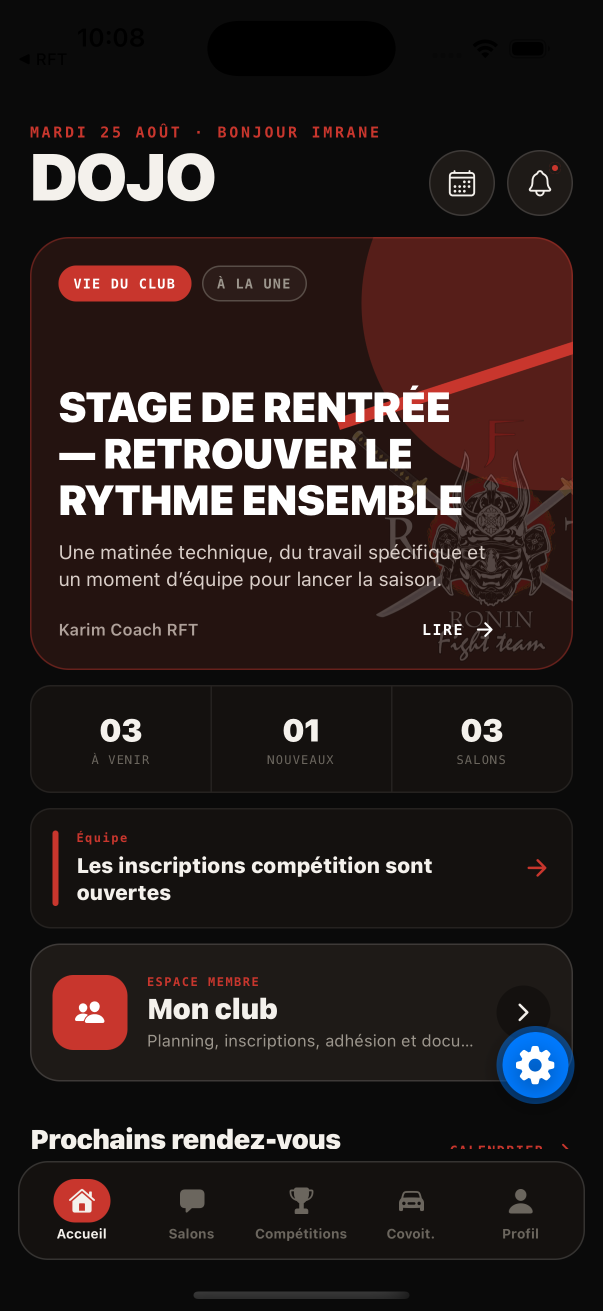
#> input picture artifacts/ui-refresh/ios-accueil.png, 1206 x 2622 px (shown at 1/2 size); its folder holds 2 pictures in this run
$ python generate-app-store-screenshots.py
#> lines starting #> are read from the running program, lines starting #| are printed output that depends on the picture; after the words box and inside, x2 and y2 are one past the last pixel; in counts of white or black regions, pixels touching at a corner belong together
from __future__ import annotations

from pathlib import Path

from PIL import Image, ImageDraw, ImageEnhance, ImageFilter, ImageFont, ImageOps


ROOT = Path(__file__).resolve().parents[1]
SOURCE = ROOT / "artifacts/ui-refresh"
STORE = ROOT / "assets/app-store"
OUT = STORE / "iphone-65"

WIDTH = 1242
HEIGHT = 2688
INK = "#070707"
BONE = "#F4F1EC"
RED = "#C8362D"
DEEP_RED = "#8E1F18"
GOLD = "#C9A24B"
DIM = "#9C968D"

FONT_BLACK = "/System/Library/Fonts/Supplemental/Arial Black.ttf"
FONT_BOLD = "/System/Library/Fonts/Supplemental/Arial Bold.ttf"
FONT_MONO = "/System/Library/Fonts/SFNSMono.ttf"


def font(path: str, size: int) -> ImageFont.FreeTypeFont:
    return ImageFont.truetype(path, size=size)


# [26 lines left out: functions cover, gradient_background, rounded_mask, not called in this run]


def screenshot(path: Path) -> Image.Image:
    return Image.open(path).convert("RGB")


def repair_floating_control(
    image: Image.Image,
    center_y: int,
    *,
    solid: str | None = None,
) -> Image.Image:
    """Remove the simulator inspection control without touching app-owned UI."""
#> called with center_y = 2130
    clean = image.copy()
    box = (946, center_y - 132, 1206, center_y + 132)
    size = (box[2] - box[0], box[3] - box[1])
    if solid:
        patch = Image.new("RGB", size, solid)
    else:
        patch = clean.crop((650, box[1], 910, box[3])).resize(size, Image.Resampling.LANCZOS)
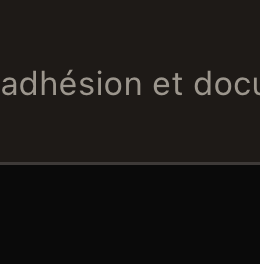
#> patch: PIL image 260x264 RGB; mean R, G, B 25.9, 23.3, 21.3
    mask = Image.new("L", size, 0)
#> mask: PIL image 260x264 L; every value is 0
    ImageDraw.Draw(mask).ellipse((8, 6, size[0] - 1, size[1] - 7), fill=255)
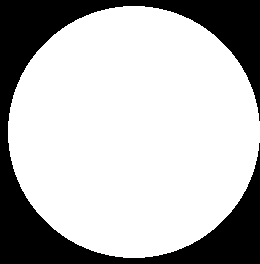
#> mask: PIL image 260x264 L; 72.6% white; 1 black region, box (x1, y1, x2, y2) and area: (0, 0, 260, 264) 18820
    mask = mask.filter(ImageFilter.GaussianBlur(18))
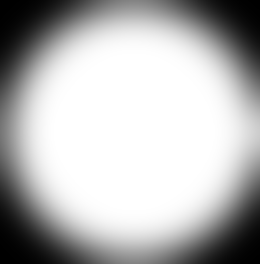
#> mask: PIL image 260x264 L; min 0, max 255, mean 181
    clean.paste(patch, (box[0], box[1]), mask)
    return clean


# [100 lines left out: functions clear_debug_banner, phone, paste_with_shadow, tracked, headline, pill and 2 more, not called in this run]


def save(canvas: Image.Image, filename: str) -> None:
    OUT.mkdir(parents=True, exist_ok=True)
    canvas.convert("RGB").save(OUT / filename, quality=95, subsampling=0, optimize=True)


# [95 lines left out: functions build_hero, build_home, build_competitions, build_chat, build_activity, build_themes and 1 more, not called in this run]


def main() -> None:
    home = repair_floating_control(screenshot(SOURCE / "ios-accueil.png"), 2130)
    comp = repair_floating_control(screenshot(SOURCE / "ios-competitions.png"), 2130)
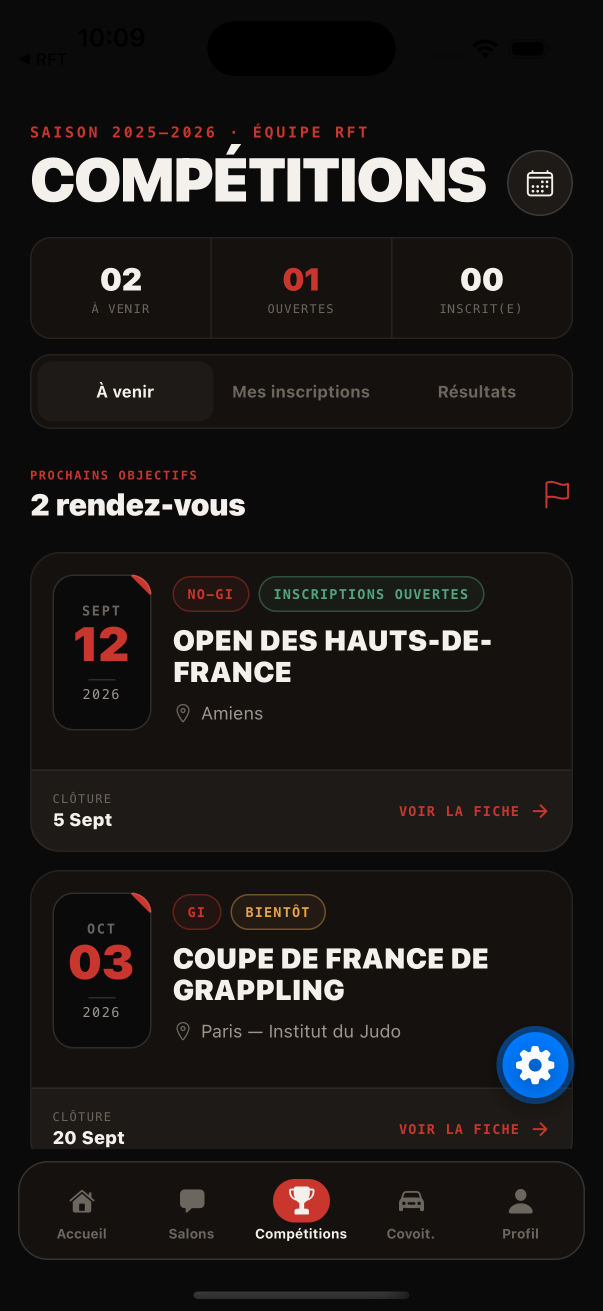
#> input picture artifacts/ui-refresh/ios-competitions.png, 1206 x 2622 px (shown at 1/2 size)
#> call 2 of repair_floating_control, with center_y = 2130
#> in repair_floating_control (call 2), `patch = clean.crop((650, box[1], 910, box[3])).resize(size, Image.Resa..`:
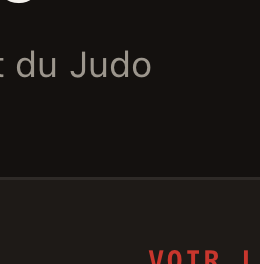
#> patch: PIL image 260x264 RGB; mean R, G, B 26.7, 22.3, 19.8
    chat = repair_floating_control(screenshot(SOURCE / "conversations/chat-dark.png"), 470, solid=INK)
    activity = clear_debug_banner(
        repair_floating_control(screenshot(SOURCE / "profile-activity/activity-dark.png"), 470),
        fill=INK,
    )
    salons_dark = clear_debug_banner(
        repair_floating_control(screenshot(SOURCE / "conversations/salons-dark.png"), 470),
        fill=INK,
    )
    salons_light = clear_debug_banner(
        repair_floating_control(screenshot(SOURCE / "conversations/salons-light.png"), 470),
        fill="#F5F2ED",
    )

    build_hero(home)
    build_home(home)
    build_competitions(comp)
    build_chat(chat)
    build_activity(activity)
    build_themes(salons_dark, salons_light)
    build_preview()

    print(f"Generated {len(list(OUT.glob('*.jpg')))} App Store screenshots in {OUT}")


if __name__ == "__main__":
#> (the run stopped early here; a loop or call above may not have finished)
